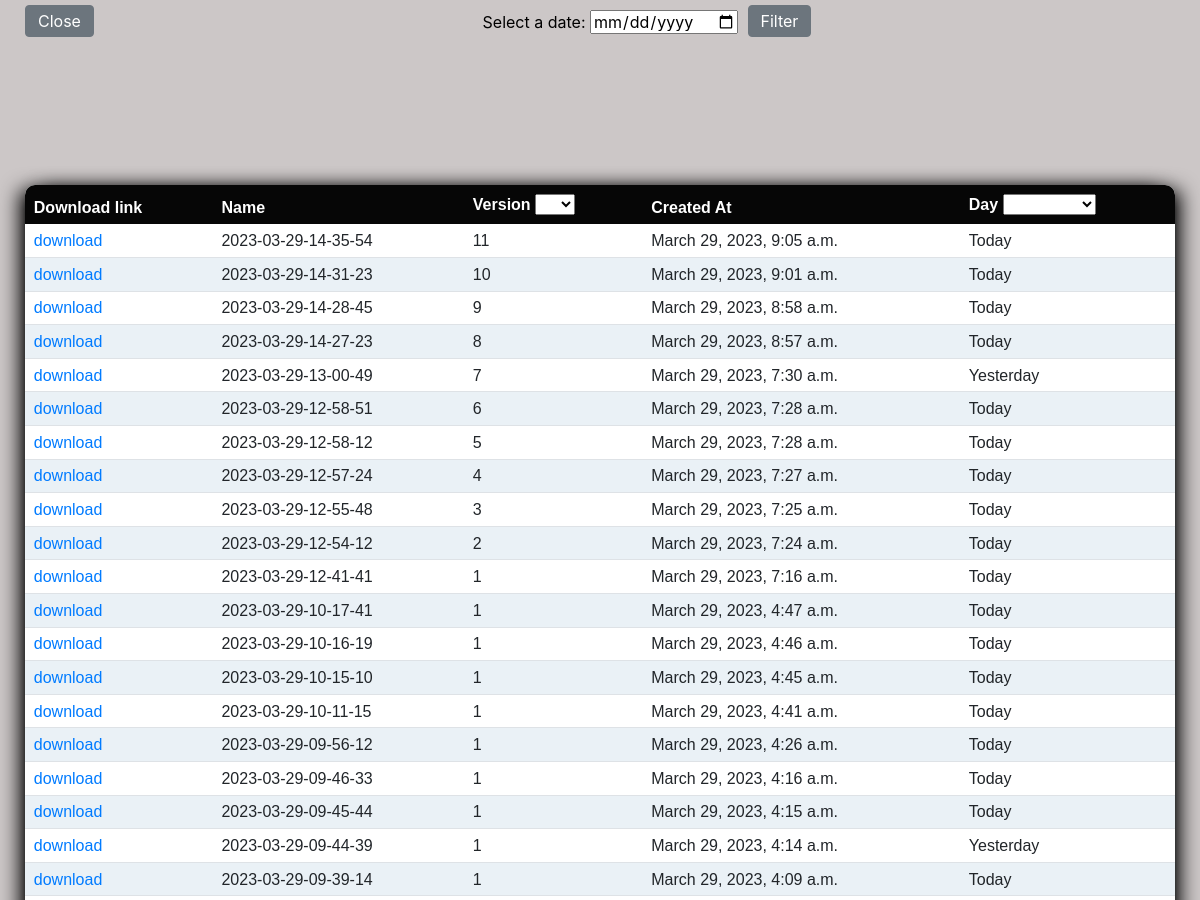
Before: /files (upper part) with the older database file.
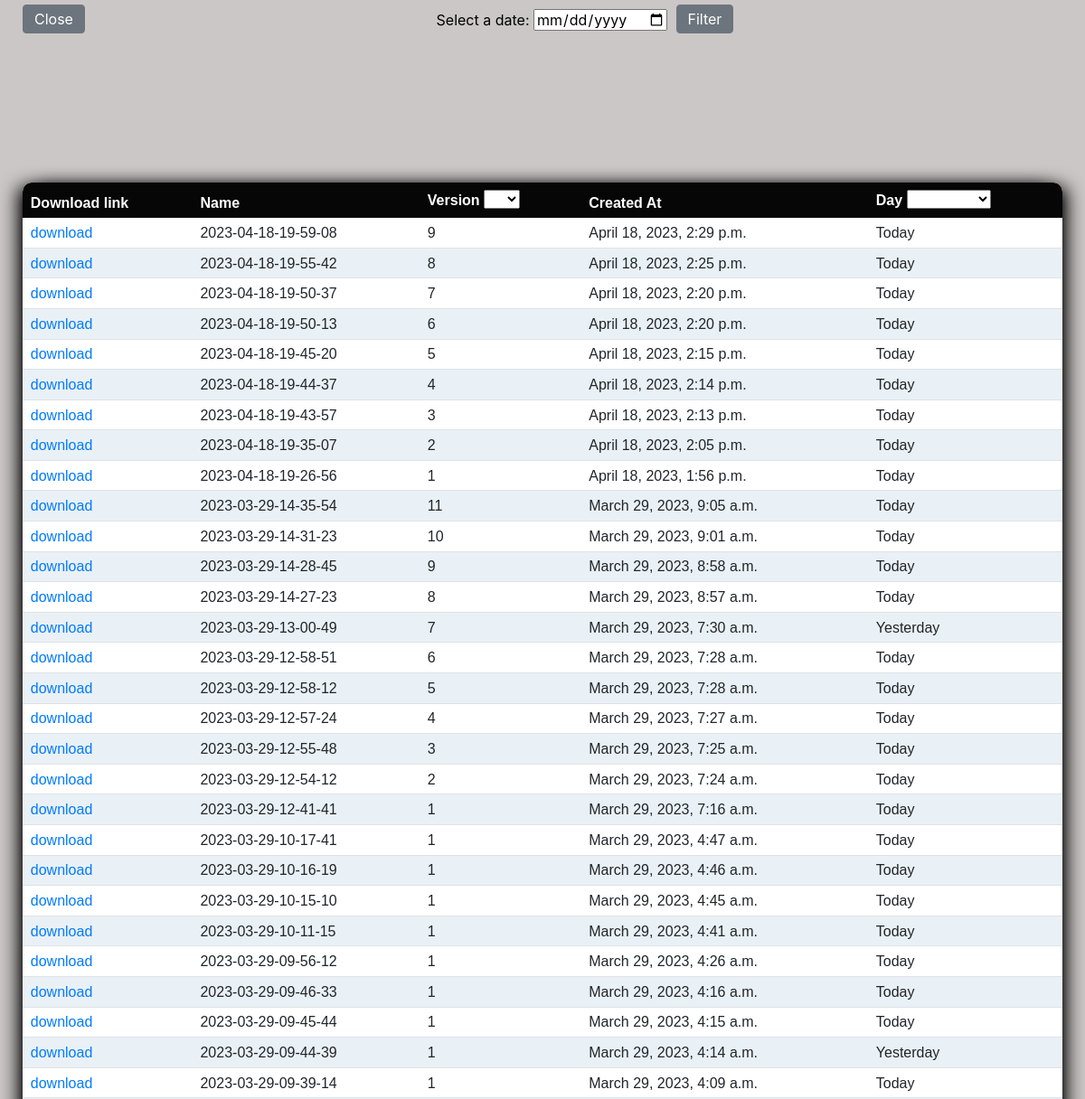
After: the same page with the newer database file.
### app/models.py (models this page shows, shortened)
class MyFile(models.Model):
    name = models.CharField(max_length=255)
    file = models.FileField(upload_to='files/')
    created_at = models.DateTimeField(auto_now_add=True)
    updated_at = models.DateTimeField(auto_now=True)
    version = models.IntegerField(default=1)
    day_id = models.IntegerField()
    class Meta:
        unique_together = ('name', 'version','created_at')

### app/views.py (the view)
# urls.py: path("files",filter_files),
def filter_files(request):
    selected_date = request.GET.get('date')
    if selected_date:
        files = MyFile.objects.filter(created_at__date=datetime.strptime(selected_date, '%Y-%m-%d').date()).order_by("day_id")
    else:
        files = MyFile.objects.all().order_by("-created_at","-day_id")
    return render(request, 'download.html', {'files': files})

### app/templates/download.html (shortened to what this page needs)
<!doctype html>
<html lang="en">
<head>
  <link rel="stylesheet" href="https://cdn.jsdelivr.net/npm/bootstrap@4.3.1/dist/css/bootstrap.min.css"
>
  <link rel="stylesheet" href="/static/home_flw_style.css">
</head>
<body>
  <div class="container1">
    <div class="sticky-wrapper" style=" margin-top: 5px;">
      <form action='/' method="get" style="display:inline">
        <button class="btn btn-secondary cust-btn" style="  display: inline; margin-left: 25px;" title="Close"
          onclick='window.close()'>Close</button>
      </form>
      <form method="get" action="/files"> <label for="date">Select a date:</label> <input type="date" id="date"
          name="date"> <button class="btn btn-secondary cust-btn" style="margin-bottom: 5px;"
          type="submit">Filter</button> </form>
    </div>
    <div class="table-container">
      <table id="emp-table" class="table .table-responsive">
        <thead>
          <tr>
            <th col-index=1>Download link</th>
            <th col-index=2>Name</th>
            <th col-index=3>Version
              <select class="table-filter" onchange="filter_rows()">
                <option value="all"></option>
              </select>
            </th>
            <th col-index=4>Created At
            </th>
            <th col-index=5 >Day
              <select class="table-filter" onchange="filter_rows()">
                <option value="all"></option>
              </select>
            </th>
          </tr>
        </thead>
        <tbody>
          {% for file in files %}
          <tr>
            <td> <a href="/get/{{file.id}}">download</a> </td>
            <td>{{ file.name }}</td>
            <td>{{ file.version }}</td>
            <td>{{ file.created_at }}</td>
            {% if file.day_id %}
            <td>Yesterday</td>
            {%else%}
            <td>Today</td>
            {%endif%}
          </tr>
          {% empty %}
          <tr>
            <td colspan="5">No files found.</td>
          </tr>
          {% endfor %}
        </tbody>
      </table>
    </div>
  </div>
</body>
</html>

### static/home_flw_style.css (style rules this page uses)
th { position: sticky; top: 0; border-top : none; }
body { background-size: cover; background-repeat: no-repeat; line-height: 15px; }
.cust-btn { margin-left: 1px; margin-right: 1px; display: inline-block; height: 32px; line-height: 10px; }
a { text-decoration: none; width: 100px; }
.cust-btn { margin-left: 5px; margin-right: 5px; }
body { background-color: #ccc7c7; box-sizing: border-box; }
.table-container { display: flex; align-items: center; flex-direction: column; }
table th { background-color: black; color: #fff; }
table tr:nth-child(even) { background-color: rgb(234, 241, 246); }
table tr:nth-child(odd) { background-color: #fff; }
.table { margin: 0 auto; float: none; }
table th, table td { white-space: nowrap; padding: 5px 20px; padding-top: 0px; padding-bottom: 0px; font-family: Arial; }
.container1 { height: 99vh; }
.table-container { margin-left: 25px; margin-right: 25px; height: calc(99vh - 110px - 5vh); overflow-y: scroll; width: calc(100% - 50px); box-shadow: 0 10px 10px -5px black, -10px 0 20px -5px black, 10px 0 20px -5px black; border-radius: 10px; }
.sticky-wrapper { height: 5vh; display: flex; justify-content: center; position: sticky; top: 0; color: black; }
.table thead th { position: sticky; top: 0; background-color: #060606; border: none; }
.table td, .table th { padding: 0.55rem; vertical-align: top; }
table td, table th { border: none; }

### app/templates/download.html (style rules this page uses)
.table-container { margin-left: 25px; margin-right: 25px; height: calc(90vh); overflow-y: scroll; width: calc(100% - 50px); box-shadow: 0 10px 10px -5px black, -10px 0 20px -5px black, 10px 0 20px -5px black; border-radius: 10px; }
.sticky-wrapper { display: flex; justify-content: space-between; }

Changed rows visible on the page:
added MyFile: name "2023-04-18-19-59-08", version "9", created_at "April 18, 2023, 2:29 p.m.", day_id "Today"
added MyFile: name "2023-04-18-19-55-42", version "8", created_at "April 18, 2023, 2:25 p.m.", day_id "Today"
added MyFile: name "2023-04-18-19-50-37", version "7", created_at "April 18, 2023, 2:20 p.m.", day_id "Today"
added MyFile: name "2023-04-18-19-50-13", version "6", created_at "April 18, 2023, 2:20 p.m.", day_id "Today"
added MyFile: name "2023-04-18-19-45-20", version "5", created_at "April 18, 2023, 2:15 p.m.", day_id "Today"
added MyFile: name "2023-04-18-19-44-37", version "4", created_at "April 18, 2023, 2:14 p.m.", day_id "Today"
added MyFile: name "2023-04-18-19-43-57", version "3", created_at "April 18, 2023, 2:13 p.m.", day_id "Today"
added MyFile: name "2023-04-18-19-35-07", version "2", created_at "April 18, 2023, 2:05 p.m.", day_id "Today"
added MyFile: name "2023-04-18-19-26-56", version "1", created_at "April 18, 2023, 1:56 p.m.", day_id "Today"
